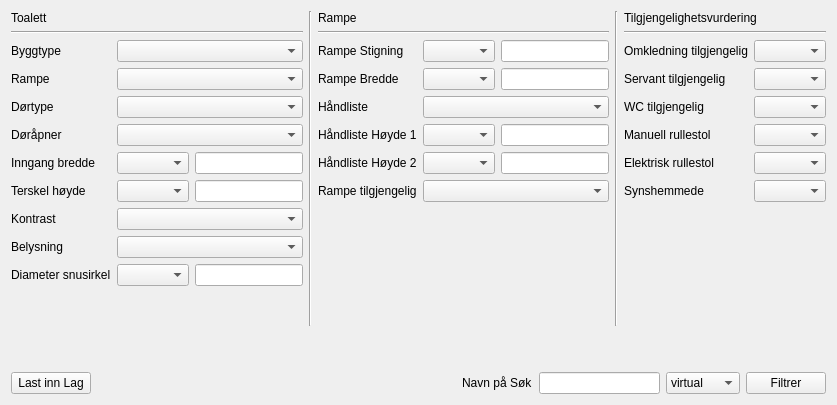
             <widget class="QWidget" name="tab_15">
              <attribute name="title">
               <string>Toalett</string>
              </attribute>
              <layout class="QVBoxLayout" name="verticalLayout_68">
               <item>
                <layout class="QVBoxLayout" name="verticalLayout_67">
                 <item>
                  <layout class="QHBoxLayout" name="horizontalLayout_105">
                   <item>
                    <layout class="QVBoxLayout" name="verticalLayout_64">
                     <item>
                      <widget class="QLabel" name="label_156">
                       <property name="text">
                        <string>Toalett</string>
                       </property>
                      </widget>
                     </item>
                     <item>
                      <widget class="Line" name="line_43">
                       <property name="orientation">
                        <enum>Qt::Horizontal</enum>
                       </property>
                      </widget>
                     </item>
                     <item>
                      <layout class="QFormLayout" name="formLayout_28">
                       <item row="0" column="0">
                        <widget class="QLabel" name="label_141">
                         <property name="text">
                          <string>Byggtype</string>
                         </property>
                        </widget>
                       </item>
                       <item row="0" column="1">
                        <widget class="QComboBox" name="comboBox_53"/>
                       </item>
                       <item row="1" column="0">
                        <widget class="QLabel" name="label_142">
                         <property name="text">
                          <string>Rampe</string>
                         </property>
                        </widget>
                       </item>
                       <item row="1" column="1">
                        <widget class="QComboBox" name="comboBox_54"/>
                       </item>
                       <item row="2" column="0">
                        <widget class="QLabel" name="label_143">
                         <property name="text">
                          <string>Dørtype</string>
                         </property>
                        </widget>
                       </item>
                       <item row="2" column="1">
                        <widget class="QComboBox" name="comboBox_55"/>
                       </item>
                       <item row="3" column="0">
                        <widget class="QLabel" name="label_150">
                         <property name="text">
                          <string>Døråpner</string>
                         </property>
                        </widget>
                       </item>
                       <item row="3" column="1">
                        <widget class="QComboBox" name="comboBox_62"/>
                       </item>
                       <item row="4" column="0">
                        <widget class="QLabel" name="label_144">
                         <property name="text">
                          <string>Inngang bredde</string>
                         </property>
                        </widget>
                       </item>
                       <item row="4" column="1">
                        <layout class="QHBoxLayout" name="horizontalLayout_97">
                         <item>
                          <widget class="QComboBox" name="comboBox_56"/>
                         </item>
                         <item>
                          <widget class="QLineEdit" name="lineEdit_21"/>
                         </item>
                        </layout>
                       </item>
                       <item row="5" column="0">
                        <widget class="QLabel" name="label_145">
                         <property name="text">
                          <string>Terskel høyde</string>
                         </property>
                        </widget>
                       </item>
                       <item row="5" column="1">
                        <layout class="QHBoxLayout" name="horizontalLayout_98">
                         <item>
                          <widget class="QComboBox" name="comboBox_57"/>
                         </item>
                         <item>
                          <widget class="QLineEdit" name="lineEdit_22"/>
                         </item>
                        </layout>
                       </item>
                       <item row="6" column="0">
                        <widget class="QLabel" name="label_146">
                         <property name="text">
                          <string>Kontrast</string>
                         </property>
                        </widget>
                       </item>
                       <item row="6" column="1">
                        <widget class="QComboBox" name="comboBox_58"/>
                       </item>
                       <item row="7" column="0">
                        <widget class="QLabel" name="label_147">
                         <property name="text">
                          <string>Belysning</string>
                         </property>
                        </widget>
                       </item>
                       <item row="7" column="1">
                        <widget class="QComboBox" name="comboBox_59"/>
                       </item>
                       <item row="8" column="0">
                        <widget class="QLabel" name="label_149">
                         <property name="text">
                          <string>Diameter snusirkel</string>
                         </property>
                        </widget>
                       </item>
                       <item row="8" column="1">
                        <layout class="QHBoxLayout" name="horizontalLayout_99">
                         <item>
                          <widget class="QComboBox" name="comboBox_61"/>
                         </item>
                         <item>
                          <widget class="QLineEdit" name="lineEdit_23"/>
                         </item>
                        </layout>
                       </item>
                      </layout>
                     </item>
                     <item>
                      <spacer name="verticalSpacer_39">
                       <property name="orientation">
                        <enum>Qt::Vertical</enum>
                       </property>
                       <property name="sizeHint" stdset="0">
                        <size>
                         <width>20</width>
                         <height>40</height>
                        </size>
                       </property>
                      </spacer>
                     </item>
                    </layout>
                   </item>
                   <item>
                    <widget class="Line" name="line_45">
                     <property name="orientation">
                      <enum>Qt::Vertical</enum>
                     </property>
                    </widget>
                   </item>
                   <item>
                    <layout class="QVBoxLayout" name="verticalLayout_66">
                     <item>
                      <widget class="QLabel" name="label_rampe_boxs_5">
                       <property name="text">
                        <string>Rampe</string>
                       </property>
                      </widget>
                     </item>
                     <item>
                      <widget class="Line" name="line_47">
                       <property name="orientation">
                        <enum>Qt::Horizontal</enum>
                       </property>
                      </widget>
                     </item>
                     <item>
                      <layout class="QFormLayout" name="formLayout_30">
                       <property name="fieldGrowthPolicy">
                        <enum>QFormLayout::AllNonFixedFieldsGrow</enum>
                       </property>
                       <item row="0" column="0">
                        <widget class="QLabel" name="label_rmp_stigning_5">
                         <property name="text">
                          <string>Rampe Stigning</string>
                         </property>
                        </widget>
                       </item>
                       <item row="0" column="1">
                        <layout class="QHBoxLayout" name="horizontalLayout_100">
                         <item>
                          <widget class="QComboBox" name="comboBox_rmp_stigning_5"/>
                         </item>
                         <item>
                          <widget class="QLineEdit" name="lineEdit_rmp_stigning_5"/>
                         </item>
                        </layout>
                       </item>
                       <item row="1" column="0">
                        <widget class="QLabel" name="label_rmp_bredde_5">
                         <property name="text">
                          <string>Rampe Bredde</string>
                         </property>
                        </widget>
                       </item>
                       <item row="1" column="1">
                        <layout class="QHBoxLayout" name="horizontalLayout_101">
                         <item>
                          <widget class="QComboBox" name="comboBox_rmp_bredde_5"/>
                         </item>
                         <item>
                          <widget class="QLineEdit" name="lineEdit_rmp_bredde_5"/>
                         </item>
                        </layout>
                       </item>
                       <item row="2" column="0">
                        <widget class="QLabel" name="label_handliste_5">
                         <property name="text">
                          <string>Håndliste</string>
                         </property>
                        </widget>
                       </item>
                       <item row="2" column="1">
                        <layout class="QHBoxLayout" name="horizontalLayout_102">
                         <item>
                          <widget class="QComboBox" name="comboBox_handliste_6"/>
                         </item>
                        </layout>
                       </item>
                       <item row="3" column="0">
                        <widget class="QLabel" name="label_hand1_5">
                         <property name="text">
                          <string>Håndliste Høyde 1</string>
                         </property>
                        </widget>
                       </item>
                       <item row="3" column="1">
                        <layout class="QHBoxLayout" name="horizontalLayout_103">
                         <item>
                          <widget class="QComboBox" name="comboBox_hand1_5"/>
                         </item>
                         <item>
                          <widget class="QLineEdit" name="lineEdit_hand1_5"/>
                         </item>
                        </layout>
                       </item>
                       <item row="4" column="0">
                        <widget class="QLabel" name="label_hand2_5">
                         <property name="text">
                          <string>Håndliste Høyde 2</string>
                         </property>
                        </widget>
                       </item>
                       <item row="4" column="1">
                        <layout class="QHBoxLayout" name="horizontalLayout_104">
                         <item>
                          <widget class="QComboBox" name="comboBox_hand2_5"/>
                         </item>
                         <item>
                          <widget class="QLineEdit" name="lineEdit_hand2_5"/>
                         </item>
                        </layout>
                       </item>
                       <item row="5" column="0">
                        <widget class="QLabel" name="label_158">
                         <property name="text">
                          <string>Rampe tilgjengelig</string>
                         </property>
                        </widget>
                       </item>
                       <item row="5" column="1">
                        <widget class="QComboBox" name="comboBox_68"/>
                       </item>
                      </layout>
                     </item>
                     <item>
                      <spacer name="verticalSpacer_41">
                       <property name="orientation">
                        <enum>Qt::Vertical</enum>
                       </property>
                       <property name="sizeHint" stdset="0">
                        <size>
                         <width>20</width>
                         <height>40</height>
                        </size>
                       </property>
                      </spacer>
                     </item>
                    </layout>
                   </item>
                   <item>
                    <widget class="Line" name="line_46">
                     <property name="orientation">
                      <enum>Qt::Vertical</enum>
                     </property>
                    </widget>
                   </item>
                   <item>
                    <layout class="QVBoxLayout" name="verticalLayout_65">
                     <item>
                      <widget class="QLabel" name="label_157">
                       <property name="text">
                        <string>Tilgjengelighetsvurdering</string>
                       </property>
                      </widget>
                     </item>
                     <item>
                      <widget class="Line" name="line_44">
                       <property name="orientation">
                        <enum>Qt::Horizontal</enum>
                       </property>
                      </widget>
                     </item>
                     <item>
                      <layout class="QFormLayout" name="formLayout_29">
                       <item row="0" column="0">
                        <widget class="QLabel" name="label_148">
                         <property name="text">
                          <string>Omkledning tilgjengelig</string>
                         </property>
                        </widget>
                       </item>
                       <item row="0" column="1">
                        <widget class="QComboBox" name="comboBox_60"/>
                       </item>
                       <item row="1" column="0">
                        <widget class="QLabel" name="label_151">
                         <property name="text">
                          <string>Servant tilgjengelig</string>
                         </property>
                        </widget>
                       </item>
                       <item row="1" column="1">
                        <widget class="QComboBox" name="comboBox_63"/>
                       </item>
                       <item row="2" column="0">
                        <widget class="QLabel" name="label_152">
                         <property name="text">
                          <string>WC tilgjengelig</string>
                         </property>
                        </widget>
                       </item>
                       <item row="2" column="1">
                        <widget class="QComboBox" name="comboBox_64"/>
                       </item>
                       <item row="3" column="0">
                        <widget class="QLabel" name="label_153">
                         <property name="text">
                          <string>Manuell rullestol</string>
                         </property>
                        </widget>
                       </item>
                       <item row="3" column="1">
                        <widget class="QComboBox" name="comboBox_65"/>
                       </item>
                       <item row="4" column="0">
                        <widget class="QLabel" name="label_154">
                         <property name="text">
                          <string>Elektrisk rullestol</string>
                         </property>
                        </widget>
                       </item>
                       <item row="4" column="1">
                        <widget class="QComboBox" name="comboBox_66"/>
                       </item>
                       <item row="5" column="0">
                        <widget class="QLabel" name="label_155">
                         <property name="text">
                          <string>Synshemmede</string>
                         </property>
                        </widget>
                       </item>
                       <item row="5" column="1">
                        <widget class="QComboBox" name="comboBox_67"/>
                       </item>
                      </layout>
                     </item>
                     <item>
                      <spacer name="verticalSpacer_40">
                       <property name="orientation">
                        <enum>Qt::Vertical</enum>
                       </property>
                       <property name="sizeHint" stdset="0">
                        <size>
                         <width>20</width>
                         <height>40</height>
                        </size>
                       </property>
                      </spacer>
                     </item>
                    </layout>
                   </item>
                  </layout>
                 </item>
                 <item>
                  <spacer name="verticalSpacer_42">
                   <property name="orientation">
                    <enum>Qt::Vertical</enum>
                   </property>
                   <property name="sizeHint" stdset="0">
                    <size>
                     <width>20</width>
                     <height>40</height>
                    </size>
                   </property>
                  </spacer>
                 </item>
                 <item>
                  <layout class="QHBoxLayout" name="horizontalLayout_106">
                   <item>
                    <widget class="QPushButton" name="pushButton_LastInngang_11">
                     <property name="text">
                      <string>Last inn Lag</string>
                     </property>
                    </widget>
                   </item>
                   <item>
                    <spacer name="horizontalSpacer_16">
                     <property name="orientation">
                      <enum>Qt::Horizontal</enum>
                     </property>
                     <property name="sizeHint" stdset="0">
                      <size>
                       <width>40</width>
                       <height>20</height>
                      </size>
                     </property>
                    </spacer>
                   </item>
                   <item>
                    <layout class="QHBoxLayout" name="horizontalLayout_107">
                     <item>
                      <widget class="QLabel" name="label_159">
                       <property name="text">
                        <string>Navn på Søk</string>
                       </property>
                      </widget>
                     </item>
                     <item>
                      <widget class="QLineEdit" name="lineEdit_navn_paa_sok_inngang_10"/>
                     </item>
                     <item>
                      <widget class="QComboBox" name="comboBox_sok_metode_10">
                       <item>
                        <property name="text">
                         <string>virtual</string>
                        </property>
                       </item>
                       <item>
                        <property name="text">
                         <string>memory</string>
                        </property>
                       </item>
                      </widget>
                     </item>
                     <item>
                      <widget class="QPushButton" name="pushButton_filtrerInngang_10">
                       <property name="text">
                        <string>Filtrer</string>
                       </property>
                      </widget>
                     </item>
                    </layout>
                   </item>
                  </layout>
                 </item>
                </layout>
               </item>
              </layout>
             </widget>
